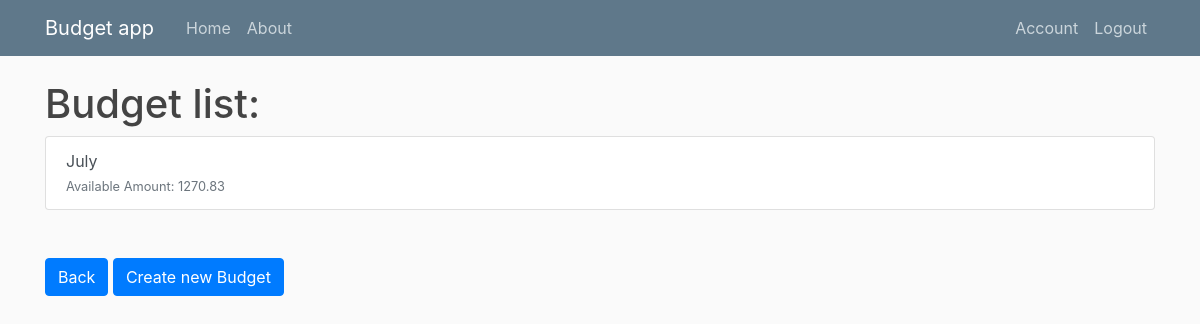
The app's page /budgets (signed in), older data.
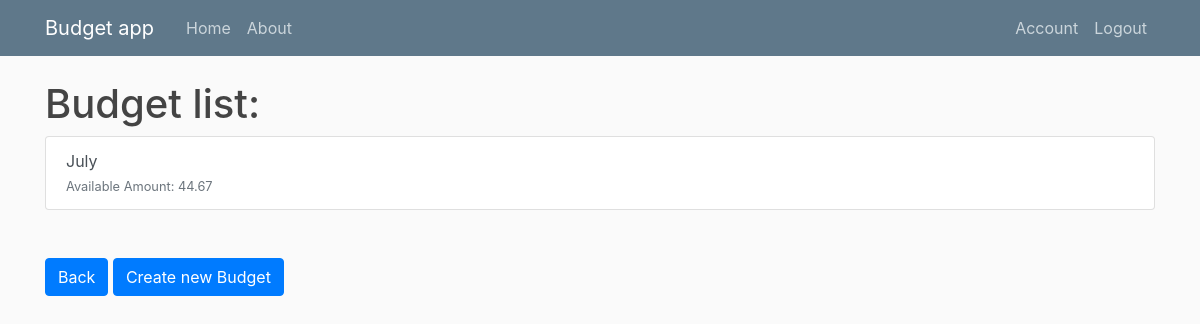
The same page, newer data.
### budget_app/models.py (models this page shows, shortened)
class Budget(db.Model):
    id  = db.Column(db.Integer,primary_key=True)
    name = db.Column(db.String)
    inicial_amount = db.Column(db.Float)
    saving_amount = db.Column(db.Float,nullable=True,default=0)
    available_amount = db.Column(db.Float,nullable=True,default=0)
    user_id = db.Column(db.Integer,db.ForeignKey('user.id'),nullable=False)

### budget_app/routes.py (the view)
@app.route('/budgets')
@login_required
def budgets():
    budgets = Budget.query.filter_by(user_id=current_user.id)
    return render_template('budgets.html',title='Budgets',budgets=budgets)

### budget_app/models.py (called while the page is built)
@login_manager.user_loader
def load_user(user_id):
    return User.query.get(int(user_id))

### budget_app/templates/budgets.html
{% extends "layout.html" %}
{% block content %}
<h1>Budget list:</h1>
<div class="list-group">
    {% for budget in budgets %}
    <a href="{{ url_for('budget',budget_id=budget.id) }}" class="list-group-item list-group-item-action">
        <div>
            {{ budget.name }}
        </div>
        <small class="text-muted">Available Amount: {{(budget.available_amount | round(2))}}</small>
    </a>
    {% endfor %}
</div>
<a class="btn btn-primary mt-5" href="{{ url_for('home') }}">Back</a>
<a class="btn btn-primary mt-5" href="{{ url_for('new_budget') }}">Create new Budget</a>
{% endblock %}

Row changes from the older to the newer data that the page shows:
changed Budget "July": available_amount "1270.83" → "44.67"
